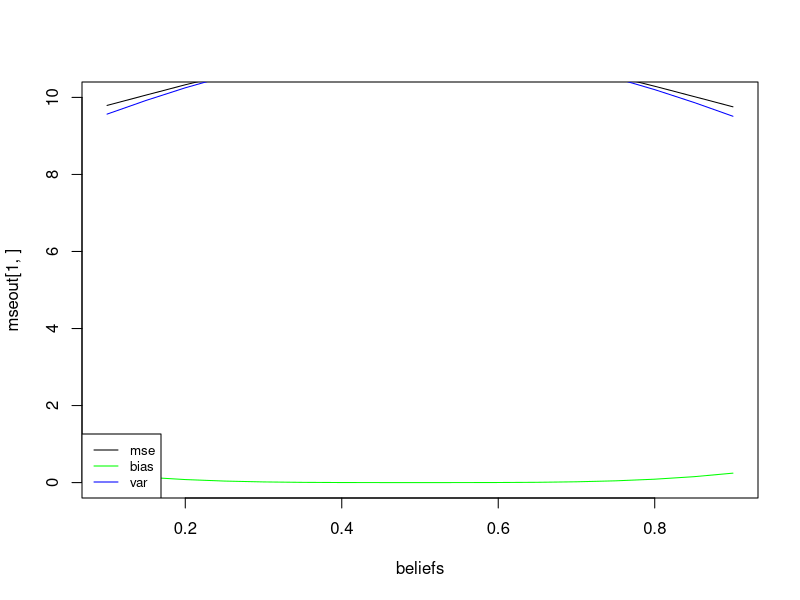

Write R code to recreate this figure.
N<-10000
mu<-1
kappa<-6
sig1 <- 2
sig2 <- 3
pi <- 0.7
Z1 <- sqrt(sig1)*rnorm(N) + mu
Z2 <- sqrt(sig2)*rnorm(N) + kappa

gen_data <- function(pi){
  ind <- (runif(N) < pi)
  
  X1 <- rep(0,N)
  X1[ind] <- Z1[ind]
  X1[!ind] <- Z2[!ind]
  
  X2<- rep(0,N)
  X2[ind] <- Z2[ind]
  X2[!ind] <- Z1[!ind]
  return(list(x1 = X1, x2 = X2))
}

dta <- gen_data(0.5)
X1 <- dta$x1
X2 <- dta$x2

varX1 <- function(pi){
  return(pi*sig1 + (1-pi)*sig2 + pi*(1-pi)*(mu-kappa)^2)
}

varX2 <- function(pi){
  return((1-pi)*sig1 + (pi)*sig2 + pi*(1-pi)*(mu-kappa)^2)
}
covX12 <- function(pi){
  return((1-pi^2-(1-pi)^2)*mu*kappa - pi*(1-pi)*(mu^2+ kappa^2))
}

optD <- function(pi){
  num <- var(X2)/(1-pi)^2 - cov(X1,X2)/(pi*(1-pi))
  denom <- var(X1)/pi^2 + var(X2)/(1-pi)^2 - 2*cov(X1,X2)/(pi*(1-pi))
  return(num/denom)
}

mu1 <- function(pi){
  return(mean(X1/pi) - ((1-pi)/pi)*kappa)
}

mu2 <- function(pi){
  return(mean(X2/(1-pi)) - (pi/(1-pi))*kappa)
}

optMu <- function(pi){
  dStar <- optD(pi)
  return(dStar*mu1(pi) + (1-dStar)*mu2(pi))
}

trueP <- 0.7
beliefs <- seq(0.1, 0.9, by=0.05)
mu_1 <- sapply(beliefs, mu1)
mu_2 <- sapply(beliefs, mu2)
optMus <- sapply(beliefs, optMu)

mse <- function(pi){
  dStar <- optD(pi)
  muHat <- optMu(pi)
  bias <- (mu - muHat)^2
  vmu1 <- var(X1)/(pi^2)
  vmu2 <- var(X2)/((1-pi)^2)
  vmu12 <- cov(X1,X2)/(pi*(1-pi))
  var <- (dStar^2)*vmu1 + ((1-dStar)^2)*vmu2 + dStar*(1-dStar)*vmu12
  return(list(mse = bias + var, bias = bias, var = var))
}

mseout<- sapply(beliefs,mse)
plot(x=beliefs, y=mseout[1,], type='l', ylim=c(0,10))
lines(x=beliefs, y=mseout[2,], col='green')
lines(x=beliefs, y=mseout[3,], col='blue')
legend("bottomleft",legend=c("mse","bias","var"),col=c('black','green','blue'),lty=1, cex=0.8)

     